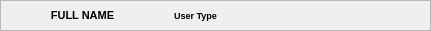
   <widget class="QFrame" name="frame">
    <property name="geometry">
     <rect>
      <x>70</x>
      <y>0</y>
      <width>431</width>
      <height>31</height>
     </rect>
    </property>
    <property name="frameShape">
     <enum>QFrame::Shape::StyledPanel</enum>
    </property>
    <property name="frameShadow">
     <enum>QFrame::Shadow::Raised</enum>
    </property>
    <widget class="QLabel" name="label">
     <property name="geometry">
      <rect>
       <x>10</x>
       <y>7</y>
       <width>15</width>
       <height>15</height>
      </rect>
     </property>
     <property name="text">
      <string/>
     </property>
     <property name="pixmap">
      <pixmap resource="resources.qrc">:/img/img/user 1.png</pixmap>
     </property>
     <property name="scaledContents">
      <bool>true</bool>
     </property>
    </widget>
    <widget class="QToolButton" name="toolButton_4">
     <property name="geometry">
      <rect>
       <x>390</x>
       <y>20</y>
       <width>31</width>
       <height>31</height>
      </rect>
     </property>
     <property name="styleSheet">
      <string notr="true">QToolButton {
    qproperty-iconSize: 17px 17px; /* Adjust icon size */
}
</string>
     </property>
     <property name="text">
      <string/>
     </property>
     <property name="icon">
      <iconset>
       <normaloff>../../Downloads/icons8-notification-material-rounded/icons8-notification-48.png</normaloff>../../Downloads/icons8-notification-material-rounded/icons8-notification-48.png</iconset>
     </property>
     <property name="autoRaise">
      <bool>true</bool>
     </property>
    </widget>
    <widget class="QWidget" name="layoutWidget_10">
     <property name="geometry">
      <rect>
       <x>350</x>
       <y>0</y>
       <width>61</width>
       <height>31</height>
      </rect>
     </property>
     <layout class="QHBoxLayout" name="horizontalLayout">
      <item>
       <widget class="QToolButton" name="NotificationButton">
        <property name="styleSheet">
         <string notr="true">QToolButton {
    qproperty-iconSize: 17px 17px; /* Adjust icon size */
}
</string>
        </property>
        <property name="text">
         <string/>
        </property>
        <property name="icon">
         <iconset>
          <normaloff>../../Downloads/icons8-notification-material-rounded/icons8-notification-48.png</normaloff>../../Downloads/icons8-notification-material-rounded/icons8-notification-48.png</iconset>
        </property>
        <property name="autoRaise">
         <bool>true</bool>
        </property>
       </widget>
      </item>
      <item>
       <widget class="QToolButton" name="SettingsButton">
        <property name="styleSheet">
         <string notr="true">QToolButton {
    qproperty-iconSize: 17px 17px; /* Adjust icon size */
}
</string>
        </property>
        <property name="text">
         <string/>
        </property>
        <property name="icon">
         <iconset resource="resources.qrc">
          <normaloff>:/img/img/setting-2 1.png</normaloff>:/img/img/setting-2 1.png</iconset>
        </property>
        <property name="autoRaise">
         <bool>true</bool>
        </property>
       </widget>
      </item>
     </layout>
    </widget>
    <widget class="QLabel" name="Typelabel">
     <property name="geometry">
      <rect>
       <x>160</x>
       <y>7</y>
       <width>71</width>
       <height>16</height>
      </rect>
     </property>
     <property name="minimumSize">
      <size>
       <width>60</width>
       <height>0</height>
      </size>
     </property>
     <property name="font">
      <font>
       <pointsize>7</pointsize>
       <bold>true</bold>
      </font>
     </property>
     <property name="text">
      <string>User Type</string>
     </property>
     <property name="alignment">
      <set>Qt::AlignmentFlag::AlignCenter</set>
     </property>
    </widget>
    <widget class="QLabel" name="FullNameLabel">
     <property name="geometry">
      <rect>
       <x>37</x>
       <y>7</y>
       <width>91</width>
       <height>16</height>
      </rect>
     </property>
     <property name="minimumSize">
      <size>
       <width>60</width>
       <height>0</height>
      </size>
     </property>
     <property name="font">
      <font>
       <pointsize>8</pointsize>
       <bold>true</bold>
      </font>
     </property>
     <property name="text">
      <string>FULL NAME</string>
     </property>
     <property name="alignment">
      <set>Qt::AlignmentFlag::AlignCenter</set>
     </property>
    </widget>
   </widget>
